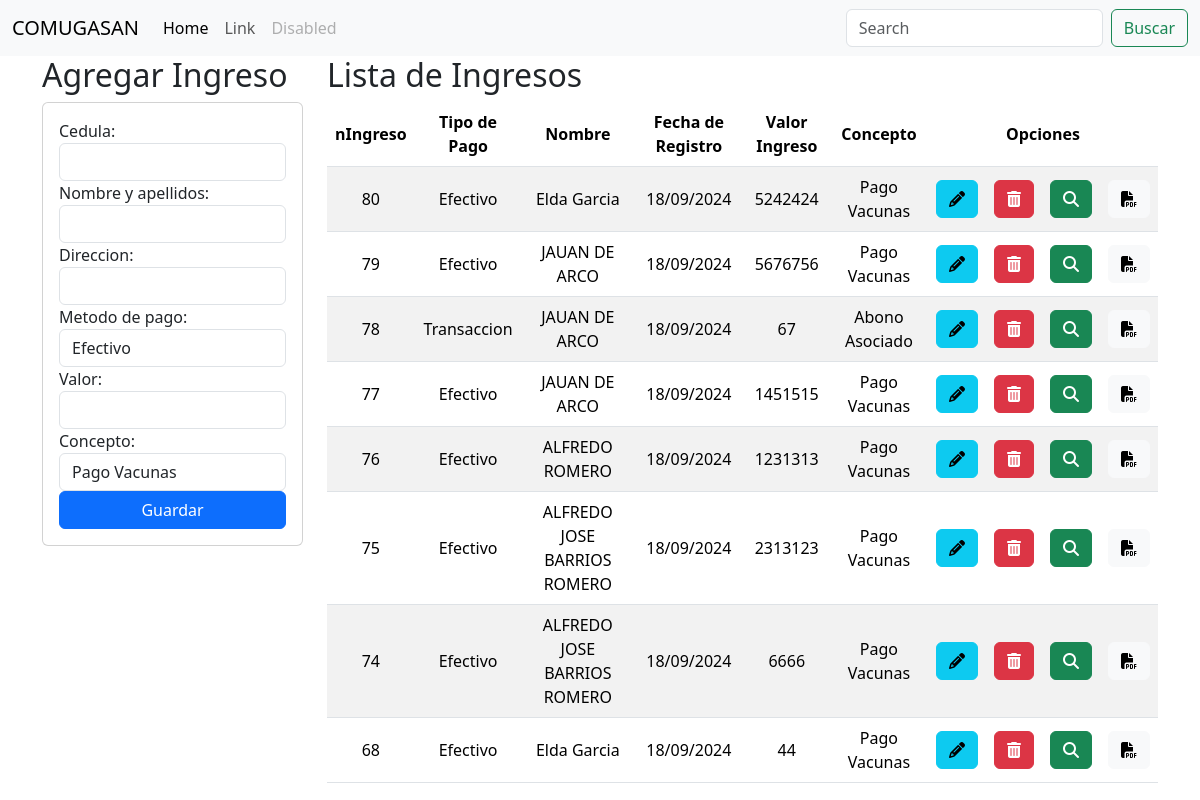
/, run on an earlier commit of the app's database.
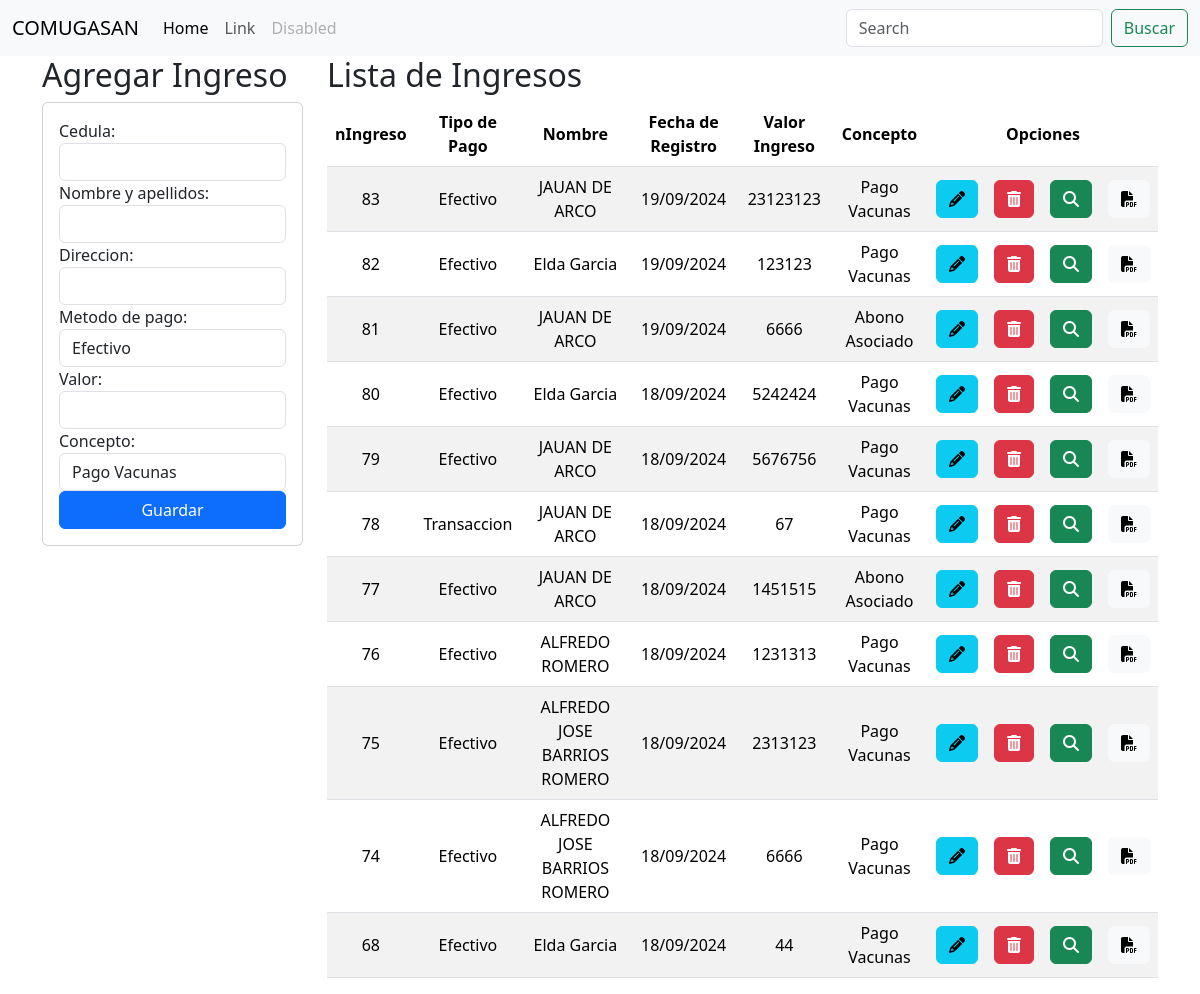
And on a later commit of the database.
### comite/models.py (models this page shows, shortened)
class Ingresos(models.Model):
    nIngreso = models.AutoField(primary_key=True)
    usuario = models.ForeignKey(Usuarios, on_delete=models.CASCADE)
    tipo_pago = models.CharField(max_length=20)
    ciudad = models.CharField(max_length=100,default='San Juan Nepomuceno',editable=False)
    fecha = models.DateTimeField(auto_now_add=True,editable=False)
    valorIngreso = models.IntegerField(default=0,blank=True,null=True)
    concepto = models.CharField(max_length=200)

class Usuarios(models.Model):
    cedula = models.IntegerField(primary_key=True)
    nombre_completo = models.CharField(max_length=100)
    direccion = models.CharField(max_length=255)

### comite/views.py (the view)
# urls.py: path('', views.home),
def home(request):
    ingresos = Ingresos.objects.all()
    usuarios = Usuarios.objects.all()
    ingresos_invertidos = []
    for i in ingresos[::-1]:
        ingresos_invertidos.append(i)
    return render(request,"ingresos/ingresos.html",{"ingresos":ingresos_invertidos,"usuarios":usuarios})

### comite/templates/ingresos/ingresos.html (shortened to what this page needs)
{% extends "base.html" %}
{% block body %}
<div class="row">
    <div class=" col-sm-12 col-md-6 col-lg-3 col-xl-3">
        <h2>Agregar Ingreso</h2>
        <div class="card">
            <div class="card-body">
                <form action="/registrarIngreso/" id="registro-form" method="POST">{% csrf_token %}
                    <div class="form-group">
                        <label>Cedula:</label>
                        <input  class="form-control" type="text" id="cedula" name="cedula"   maxlength="20" required >
                    </div>
                    <div class="form-group">
                        <label>Nombre y apellidos:</label>
                        <input  class="form-control" type="text" id="nombre_completo" name="nombre_completo"   maxlength="100" required >
                    </div>
                    <div class="form-group">
                        <label>Direccion:</label>
                        <input  class="form-control" type="text" id="direccion" name="direccion"   maxlength="100" required>
                    </div>
                    <label for="tipo_pago">Metodo de pago:</label>
                    <select id="tipo_pago"  class="form-control" name="tipo_pago">
                        <option value="Efectivo">Efectivo</option>
                    </select>
                    <div class="form-group">
                        <label>Valor:</label>
                        <input  class="form-control" type="number" id="valorIngreso" name="valorIngreso"   maxlength="20" required >
                    </div>
                    <div>
                        <label for="concepto">Concepto:</label>
                        <select id="concepto" class="form-control"  name="concepto">
                            <option value="Pago Vacunas">Pago Vacunas</option>
                        </select>
                    </div>
                    <div class="form-group">
                        <button type="submit" class="btn btn-primary  w-100 text-white">Guardar</button>
                    </div>
                </form>
            </div>
        </div>
    </div>
    <div class=" col-sm-12 col-md-6 col-lg-9 col-xl-9">
        <h2>Lista de Ingresos</h2>
        <div class="table-responsive">
            <table class="table table-striped">
                <thead>
                    <tr>
                        <th>nIngreso</th>
                        <th>Tipo de Pago</th>
                        <th>Nombre</th>
                        <th>Fecha de Registro</th>
                        <th>Valor Ingreso</th>
                        <th>Concepto</th>
                        <th colspan="4">Opciones</th>
                    </tr>
                </thead>
                <tbody>
                    {% for items in ingresos %}
                    <tr>
                        <td>{{items.nIngreso}}</td>
                        <td>{{items.tipo_pago}}</td>
                        <td>{{items.usuario.nombre_completo}}</td>
                        <td>{{items.fecha|date:"d/m/Y"}}</td>
                        <td>{{items.valorIngreso}}</td>
                        <td>{{items.concepto}}</td>
                        <td><a href="edicionIngreso/{{items.nIngreso}}" class="btn btn-info"><i class="fa-solid fa-pencil"></i></a></td>
                        <td><a href="eliminacionIngreso/{{items.nIngreso}}" class="btn btn-danger btnEliminacion"> <i class="fa-solid fa-trash-can"></i></a></td>
                        <td><a href="detalleIngreso/{{items.nIngreso}}" class="btn btn-success"><i class="fa-solid fa-magnifying-glass"></i></a></td>
                        <td><a href="detalleIngreso/{{items.nIngreso}}" class="btn btn-light"><i class="fa-solid fa-file-pdf"></i></i></a></td>
                    </tr>
                    {% endfor%}
                </tbody>
            </table>
        </div>
    </div>
</div>
{% endblock %}

### comite/templates/base.html (shortened to what this page needs)
<!DOCTYPE html>
<html lang="en">
<head>
        {% load static %}
    <link href="https://cdn.jsdelivr.net/npm/bootstrap@5.3.3/dist/css/bootstrap.min.css" rel="stylesheet">
    <link rel="stylesheet" href="https://cdnjs.cloudflare.com/ajax/libs/font-awesome/6.5.2/css/all.min.css"></link>
    <link rel="stylesheet" href="{%  static 'css/ingresos.css' %}">
</head>
<body>
    <nav class="navbar navbar-expand-lg bg-body-tertiary">
        <div class="container-fluid">
          <a class="navbar-brand" href="#">COMUGASAN</a>
          <div class="collapse navbar-collapse" id="navbarSupportedContent">
            <ul class="navbar-nav me-auto mb-2 mb-lg-0">
              <li class="nav-item">
                <a class="nav-link active" aria-current="page" href="#">Home</a>
              </li>
              <li class="nav-item">
                <a class="nav-link" href="#">Link</a>
              </li>
              <li class="nav-item">
                <a class="nav-link disabled" aria-disabled="true">Disabled</a>
              </li>
            </ul>
            <form class="d-flex" role="search">
              <input class="form-control me-2" type="search" placeholder="Search" aria-label="Search">
              <button class="btn btn-outline-success" type="submit">Buscar</button>
            </form>
          </div>
        </div>
      </nav>
      <div class="container">
        {% block body%}
        {% endblock%}
    </div>
</body>
</html>

### comite/static/css/ingresos.css (style rules this page uses)
th, td { text-align: center; vertical-align: middle; }

What changed in the data, as far as the page shows it:
added Ingresos: nIngreso "83", tipo_pago "Efectivo", usuario.nombre_completo "JAUAN DE ARCO", fecha "19/09/2024", valorIngreso "23123123", concepto "Pago Vacunas"
added Ingresos: nIngreso "82", tipo_pago "Efectivo", usuario.nombre_completo "Elda Garcia", fecha "19/09/2024", valorIngreso "123123", concepto "Pago Vacunas"
added Ingresos: nIngreso "81", tipo_pago "Efectivo", usuario.nombre_completo "JAUAN DE ARCO", fecha "19/09/2024", valorIngreso "6666", concepto "Abono Asociado"
changed Ingresos "Transaccion": concepto "Abono Asociado" → "Pago Vacunas"
changed Ingresos id 77: concepto "Pago Vacunas" → "Abono Asociado"
